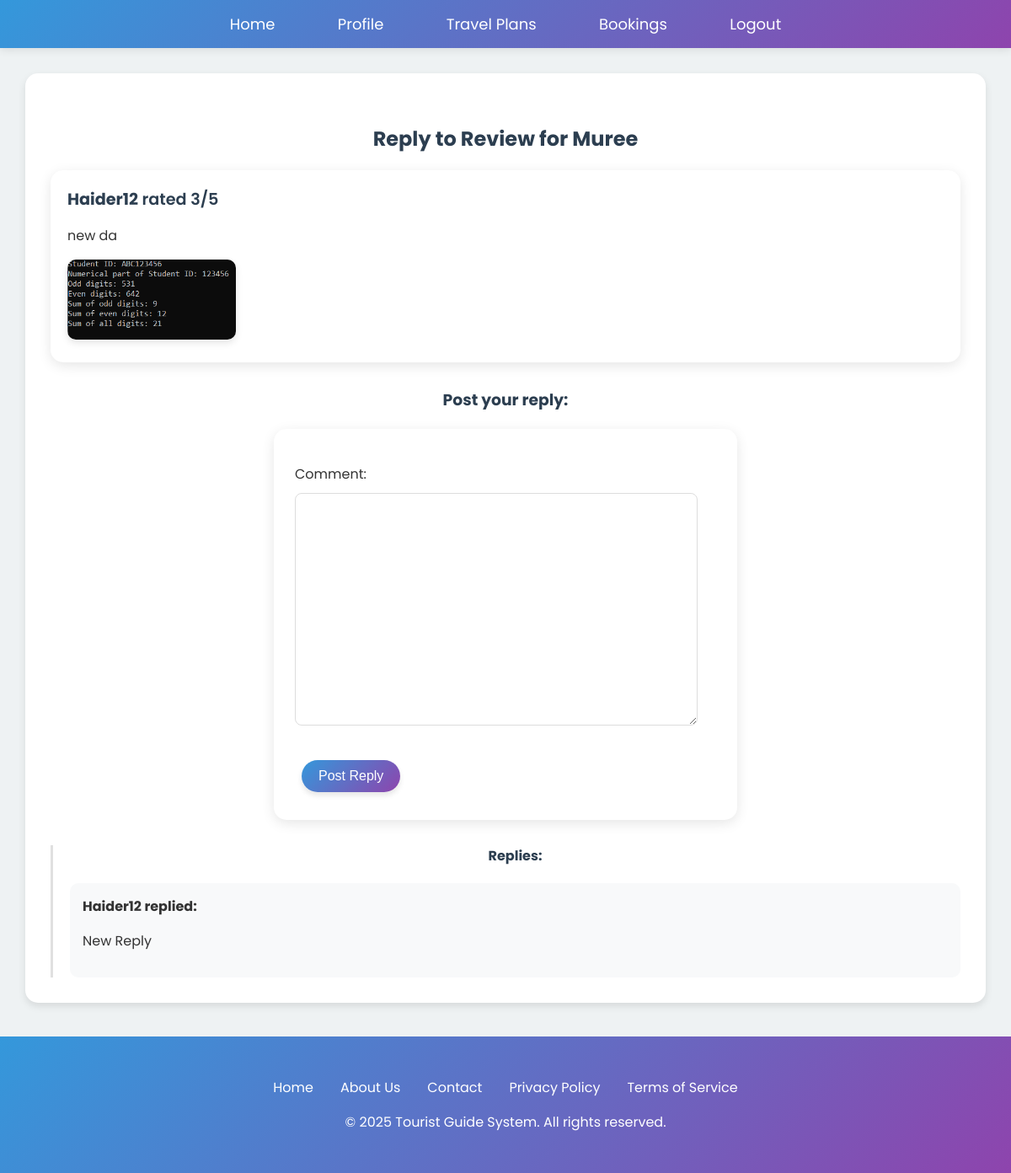
/post_reply/2/ (signed in), run on the app's committed database.
### myapp/models.py (models this page shows, shortened)
class Review(models.Model):
    RATING_CHOICES = [
        (1, '1 - Poor'),
        (2, '2 - Fair'),
        (3, '3 - Good'),
        (4, '4 - Very Good'),
        (5, '5 - Excellent'),
    ]
    user = models.ForeignKey(user_register, on_delete=models.CASCADE)
    destination = models.ForeignKey(Destination, on_delete=models.CASCADE)
    rating = models.IntegerField(choices=RATING_CHOICES)
    comment = models.TextField()
    review_image = models.ImageField(upload_to='review_images/', blank=True, null=True)
    created_at = models.DateTimeField(auto_now_add=True)
    updated_at = models.DateTimeField(auto_now=True)

class Destination(models.Model):
    id = models.AutoField(primary_key=True)
    name = models.CharField(max_length=255, unique=True)
    description = models.TextField()
    best_season = models.CharField(max_length=50, blank=True, null=True, default="All Seasons")
    image = models.ImageField(upload_to='destinations/', blank=True, null=True)
    latitude = models.DecimalField(max_digits=9, decimal_places=6, blank=True, null=True)
    longitude = models.DecimalField(max_digits=9, decimal_places=6, blank=True, null=True)
    activities = models.TextField(blank=True, null=True)
    created_at = models.DateTimeField(auto_now_add=True)

class user_register(models.Model):
    id = models.AutoField(primary_key=True)
    profile_picture = models.ImageField(upload_to='profile_pics/', blank=True, null=True)
    full_name = models.CharField(max_length=255, default="John Doe")
    first_name = models.CharField(max_length=100, default="John")
    last_name = models.CharField(max_length=100, default="Doe")
    username = models.CharField(max_length=150, unique=True)
    email = models.EmailField(unique=True)
    password = models.CharField(max_length=128)  # Consider hashing passwords properly
    GENDER_CHOICES = [
        ('male', 'Male'),
        ('female', 'Female'),
    ]
    gender = models.CharField(max_length=6, choices=GENDER_CHOICES, default='male')
    age = models.PositiveIntegerField(default=18)
    nationality = models.CharField(max_length=100, default="Pakistani")
    city = models.CharField(max_length=100, default="Lahore")
    postal_address = models.TextField(default="123 Default Street")
    mobile_no = models.CharField(max_length=15, blank=True, null=True)  # Not unique anymore
    AGE_RANGE_CHOICES = [
    ('18-25', '18-25'),
    ('26-35', '26-35'),
    ('36-45', '36-45'),
    ('46-60', '46-60'),
    ('60+', '60+'),
    ]
    age_range = models.CharField(
    max_length=10,
    choices=AGE_RANGE_CHOICES,
    default='18-25',
    blank=True,
    null=True
    )
    preferred_travel_season = models.CharField(max_length=50, choices=[
        ('Summer', 'Summer'),
        ('Winter', 'Winter'),
        ('Spring', 'Spring'),
        ('Autumn', 'Autumn'),
        ('All Seasons', 'All Seasons'),
    ], default="Summer")
    preferred_travel_type = models.CharField(max_length=50, choices=[
        ('Adventure', 'Adventure'),
        ('Relaxation', 'Relaxation'),
        ('Cultural', 'Cultural'),
        ('Historical', 'Historical'),
        ('Nature', 'Nature'),
    ], default="Adventure")
    budget_range = models.CharField(max_length=50, choices=[
        ('Low', 'Low'),
        ('Medium', 'Medium'),
        ('High', 'High'),
    ], default="Low")
    last_visited_destination = models.ForeignKey(
        'Destination',
        on_delete=models.SET_NULL,
        blank=True,
        null=True,
        related_name='last_visited_by_users'
    )
    last_visited_destination = models.ForeignKey(
        'Destination',
        on_delete=models.SET_NULL,
        blank=True,
        null=True,
        related_name='users_last_visited'
    )

class Reply(models.Model):
    user = models.ForeignKey(user_register, on_delete=models.CASCADE)
    review = models.ForeignKey(Review, related_name='replies', on_delete=models.CASCADE)
    comment = models.TextField()
    created_at = models.DateTimeField(auto_now_add=True)

### myapp/views.py (the view)
# urls.py: path('post_reply/<int:review_id>/', views.post_reply, name='post_reply'),
def post_reply(request, review_id):
    review = get_object_or_404(Review, id=review_id)
    username = request.session.get('username')
    if not username:
        return redirect('login')  # Redirect to login if the user is not logged in
    user = get_object_or_404(user_register, username=username)
    if request.method == 'POST':
        form = ReplyForm(request.POST)
        if form.is_valid():
            reply = form.save(commit=False)
            reply.user = user  # Associate the reply with the logged-in user
            reply.review = review  # Associate the reply with the specific review
            reply.save()  # Save the reply to the database
            return redirect('destination_reviews', destination_id=review.destination.id)
    else:
        form = ReplyForm()  # Initialize an empty form
    return render(request, 'post_reply.html', {'form': form, 'review': review})

### myapp/forms.py
class ReplyForm(forms.ModelForm):
    class Meta:
        model = Reply
        fields = ['comment']  # Only need the comment for a reply

### templates/post_reply.html (shortened to what this page needs)
{% extends "base.html" %}
{% block content %}
<h2>Reply to Review for {{ review.destination.name }}</h2>
<div class="review-container">
    <div class="review-card">
        <div class="review-header">
            <strong>{{ review.user.username }}</strong> rated {{ review.rating }}/5
        </div>
        <p>{{ review.comment }}</p>
        {% if review.review_image %}
        <div class="review-image">
            <img src="{{ review.review_image.url }}" width="200px" alt="Review image">
        </div>
        {% endif %}
    </div>
    <div class="reply-form">
        <h3>Post your reply:</h3>
        <form method="POST" action="{% url 'post_reply' review.id %}">
            {{ form.as_p }}
            <button type="submit">Post Reply</button>
        </form>
    </div>
    <div class="replies">
        <h4>Replies:</h4>
        {% for reply in review.replies.all %}
            <div class="reply">
                <strong>{{ reply.user.username }} replied:</strong>
                <p>{{ reply.comment }}</p>
            </div>
        {% empty %}
            <p>No replies yet.</p>
        {% endfor %}
    </div>
</div>
{% endblock %}

### templates/base.html (style rules this page uses)
body { font-family: 'Poppins', sans-serif; margin: 0; padding: 0; background-color: #eef2f3; color: #333; }
h1,h2,h3,h4 { text-align: center; margin: 30px; }
h1, h2, h3, h4 { color: #2c3e50; margin-bottom: 20px; }
button { background: linear-gradient(135deg, #3498db, #8e44ad); color: white; border: none; padding: 10px 20px; margin: 8px; cursor: pointer; border-radius: 30px; font-size: 16px; transition: all 0.3s ease; box-shadow: 0 4px 6px rgba(0, 0, 0, 0.1); }
form { width: 90%; max-width: 500px; margin: 20px auto; padding: 25px; background-color: white; border-radius: 15px; box-shadow: 0 4px 15px rgba(0, 0, 0, 0.1); }
input, textarea, select { width: calc(100% - 22px); padding: 12px; margin: 10px 0; border: 1px solid #ddd; border-radius: 8px; box-sizing: border-box; font-size: 16px; font-family: 'Poppins', sans-serif; transition: border 0.3s ease; }
.review-card { border: none; padding: 20px; margin: 20px 0; border-radius: 15px; box-shadow: 0 4px 15px rgba(0, 0, 0, 0.1); background-color: white; transition: transform 0.3s; }
.review-header { font-weight: 600; font-size: 1.2em; margin-bottom: 15px; color: #2c3e50; }
.review-image img { border-radius: 10px; max-width: 100%; object-fit: cover; box-shadow: 0 4px 8px rgba(0, 0, 0, 0.1); }
.replies { margin-top: 15px; padding-left: 20px; border-left: 3px solid #e0e0e0; }
.reply { background-color: #f8f9fa; padding: 15px; margin-top: 10px; border-radius: 10px; }

### data on the page
Review: destination.name "Muree", user.username "Haider12", rating "3", comment "new da", review_image (picture)
Reply: user.username "Haider12", comment "New Reply"
